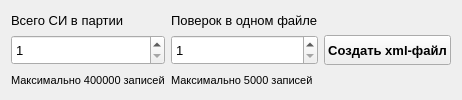
     <widget class="QWidget" name="widget_header" native="true">
      <property name="sizePolicy">
       <sizepolicy hsizetype="Preferred" vsizetype="Fixed">
        <horstretch>0</horstretch>
        <verstretch>0</verstretch>
       </sizepolicy>
      </property>
      <property name="autoFillBackground">
       <bool>false</bool>
      </property>
      <layout class="QGridLayout" name="gridLayout_2">
       <item row="0" column="0">
        <widget class="QLabel" name="label_39">
         <property name="font">
          <font>
           <family>Segoe UI</family>
           <pointsize>10</pointsize>
          </font>
         </property>
         <property name="text">
          <string>Всего СИ в партии</string>
         </property>
        </widget>
       </item>
       <item row="0" column="1">
        <widget class="QLabel" name="label_40">
         <property name="font">
          <font>
           <family>Segoe UI</family>
           <pointsize>10</pointsize>
          </font>
         </property>
         <property name="text">
          <string>Поверок в одном файле</string>
         </property>
        </widget>
       </item>
       <item row="1" column="0">
        <widget class="QSpinBox" name="spinBox_3">
         <property name="minimumSize">
          <size>
           <width>0</width>
           <height>30</height>
          </size>
         </property>
         <property name="maximumSize">
          <size>
           <width>16777215</width>
           <height>16777215</height>
          </size>
         </property>
         <property name="font">
          <font>
           <family>Segoe UI</family>
           <pointsize>10</pointsize>
          </font>
         </property>
         <property name="focusPolicy">
          <enum>Qt::ClickFocus</enum>
         </property>
         <property name="minimum">
          <number>1</number>
         </property>
         <property name="maximum">
          <number>400000</number>
         </property>
        </widget>
       </item>
       <item row="1" column="1">
        <widget class="QSpinBox" name="spinBox_4">
         <property name="minimumSize">
          <size>
           <width>0</width>
           <height>30</height>
          </size>
         </property>
         <property name="maximumSize">
          <size>
           <width>16777215</width>
           <height>16777215</height>
          </size>
         </property>
         <property name="font">
          <font>
           <family>Segoe UI</family>
           <pointsize>10</pointsize>
          </font>
         </property>
         <property name="focusPolicy">
          <enum>Qt::ClickFocus</enum>
         </property>
         <property name="minimum">
          <number>1</number>
         </property>
         <property name="maximum">
          <number>5000</number>
         </property>
        </widget>
       </item>
       <item row="1" column="2">
        <widget class="QPushButton" name="pushButton">
         <property name="minimumSize">
          <size>
           <width>0</width>
           <height>30</height>
          </size>
         </property>
         <property name="maximumSize">
          <size>
           <width>16777215</width>
           <height>16777215</height>
          </size>
         </property>
         <property name="font">
          <font>
           <family>Segoe UI</family>
           <pointsize>10</pointsize>
           <weight>75</weight>
           <bold>true</bold>
          </font>
         </property>
         <property name="focusPolicy">
          <enum>Qt::ClickFocus</enum>
         </property>
         <property name="text">
          <string>Создать xml-файл</string>
         </property>
        </widget>
       </item>
       <item row="2" column="0">
        <widget class="QLabel" name="label_41">
         <property name="font">
          <font>
           <family>Segoe UI</family>
           <pointsize>8</pointsize>
          </font>
         </property>
         <property name="text">
          <string>Максимально 400000 записей</string>
         </property>
        </widget>
       </item>
       <item row="2" column="1">
        <widget class="QLabel" name="label_42">
         <property name="font">
          <font>
           <family>Segoe UI</family>
           <pointsize>8</pointsize>
          </font>
         </property>
         <property name="text">
          <string>Максимально 5000 записей</string>
         </property>
        </widget>
       </item>
      </layout>
     </widget>
